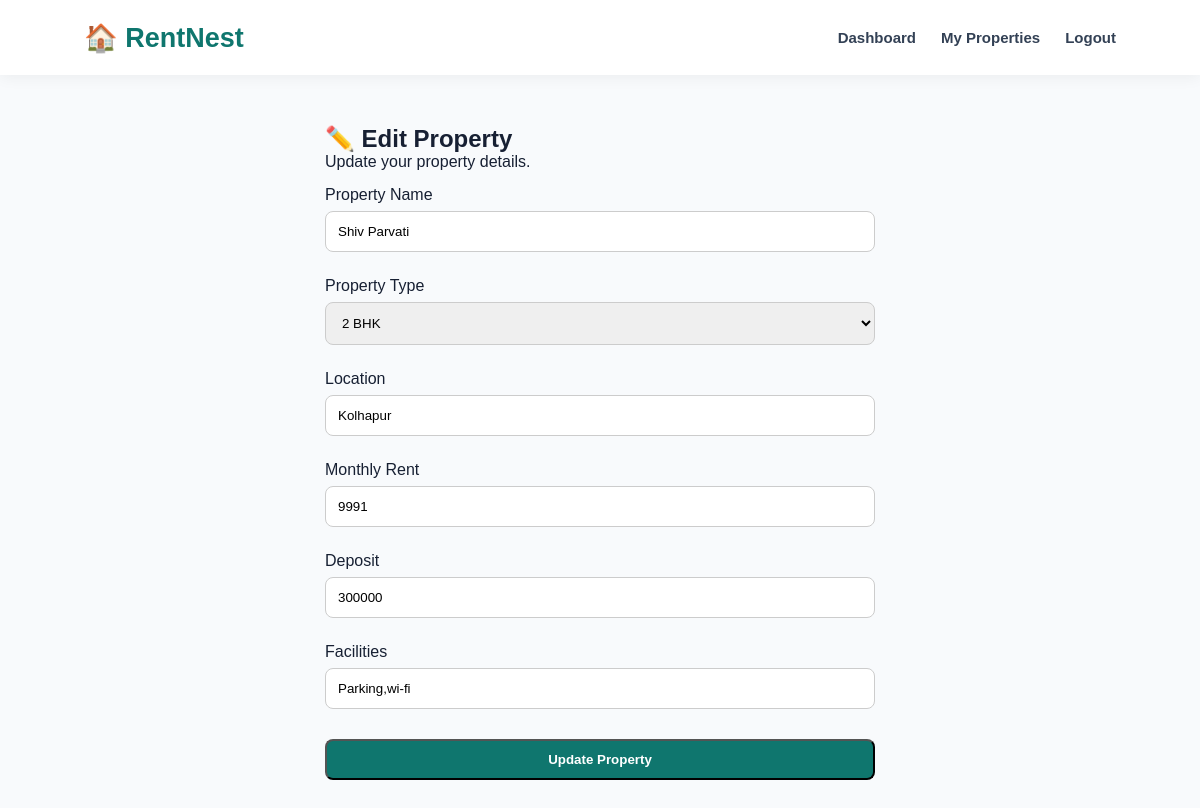
Screenshot of /edit-property/10 (signed in) with the database file from the repository.
### tables this page shows
CREATE TABLE properties (

            id INTEGER PRIMARY KEY AUTOINCREMENT,

            owner_id INTEGER,

            title TEXT NOT NULL,

            property_type TEXT NOT NULL,

            location TEXT NOT NULL,

            rent INTEGER NOT NULL,

            deposit INTEGER,

            facilities TEXT,

            image TEXT,

            status TEXT DEFAULT 'Available'

        );

### app.py (the view, shortened to what this page needs)
@app.route("/edit-property/<int:property_id>", methods=["GET", "POST"])
def edit_property(property_id):
    if "user_id" not in session:
        return redirect(url_for("login"))
    if session.get("role") != "Owner":
        return redirect(url_for("login"))
    connection = get_db_connection()
    property_data = connection.execute("""
        SELECT *
        FROM properties
        WHERE id = ?
        AND owner_id = ?
    """, (property_id, session["user_id"])).fetchone()
    if not property_data:
        connection.close()
        return "Property Not Found", 404
    connection.close()
    return render_template(
        "edit_property.html",
        property=property_data
    )

### database.py (called while the page is built)
def get_db_connection():
    connection = sqlite3.connect(DATABASE)
    connection.row_factory = sqlite3.Row
    return connection

### templates/edit_property.html (shortened to what this page needs)
<!DOCTYPE html>
<html lang="en">
<head>
    <link rel="stylesheet"
          href="{{ url_for('static', filename='style.css') }}">
</head>
<body class="auth-body">
<nav class="navbar">
    <div class="logo">
        🏠 RentNest
    </div>
    <div class="nav-links">
        <a href="/owner-dashboard">
            Dashboard
        </a>
        <a href="/owner-properties">
            My Properties
        </a>
        <a href="/logout">
            Logout
        </a>
    </div>
</nav>
<section class="auth-container">
    <div class="auth-card">
        <h1>✏️ Edit Property</h1>
        <p>Update your property details.</p>
        <form method="POST">
            <label>Property Name</label>
            <input type="text"
                   name="title"
                   value="{{ property['title'] }}"
                   required>
            <label>Property Type</label>
            <select name="property_type" required>
                <option value="{{ property['property_type'] }}">
                    {{ property['property_type'] }}
                </option>
            </select>
            <label>Location</label>
            <input type="text"
                   name="location"
                   value="{{ property['location'] }}"
                   required>
            <label>Monthly Rent</label>
            <input type="number"
                   name="rent"
                   value="{{ property['rent'] }}"
                   required>
            <label>Deposit</label>
            <input type="number"
                   name="deposit"
                   value="{{ property['deposit'] or '' }}">
            <label>Facilities</label>
            <input type="text"
                   name="facilities"
                   value="{{ property['facilities'] or '' }}">
            <button type="submit"
                    class="card-button">
                Update Property
            </button>
        </form>
    </div>
</section>
</body>
</html>

### static/style.css (style rules this page uses)
* { margin: 0; padding: 0; box-sizing: border-box; }
body { font-family: Arial, Helvetica, sans-serif; background: #f8fafc; color: #172033; }
.navbar { height: 75px; display: flex; align-items: center; justify-content: space-between; padding: 0 7%; background: white; box-shadow: 0 2px 15px rgba(0, 0, 0, 0.06); position: sticky; top: 0; z-index: 100; }
.logo { font-size: 27px; font-weight: bold; color: #0f766e; }
.nav-links { display: flex; align-items: center; gap: 25px; }
.nav-links a { text-decoration: none; color: #334155; font-size: 15px; font-weight: 600; }
.auth-body { background: #f8fafc; }
.card-button { display: inline-block; margin-top: 12px; padding: 11px 18px; background: #0f766e; color: white; text-decoration: none; border-radius: 8px; font-weight: bold; transition: 0.3s; }
.auth-container { display: flex; justify-content: center; align-items: flex-start; padding: 50px 20px; }
.auth-card { width: 100%; max-width: 550px; }
.auth-card form { display: flex; flex-direction: column; width: 100%; }
.auth-card form label { display: block; width: 100%; margin-top: 15px; margin-bottom: 7px; }
.auth-card form input, .auth-card form select, .auth-card form button { display: block; width: 100%; box-sizing: border-box; }
.auth-card form input, .auth-card form select { padding: 12px; border-radius: 8px; border: 1px solid #ccc; margin-bottom: 10px; }
.auth-card form button { margin-top: 20px; }

### rows the page displays
properties: title "Shiv Parvati", property_type "2 BHK", location "Kolhapur", rent "9991", deposit "300000", facilities "Parking,wi-fi"
